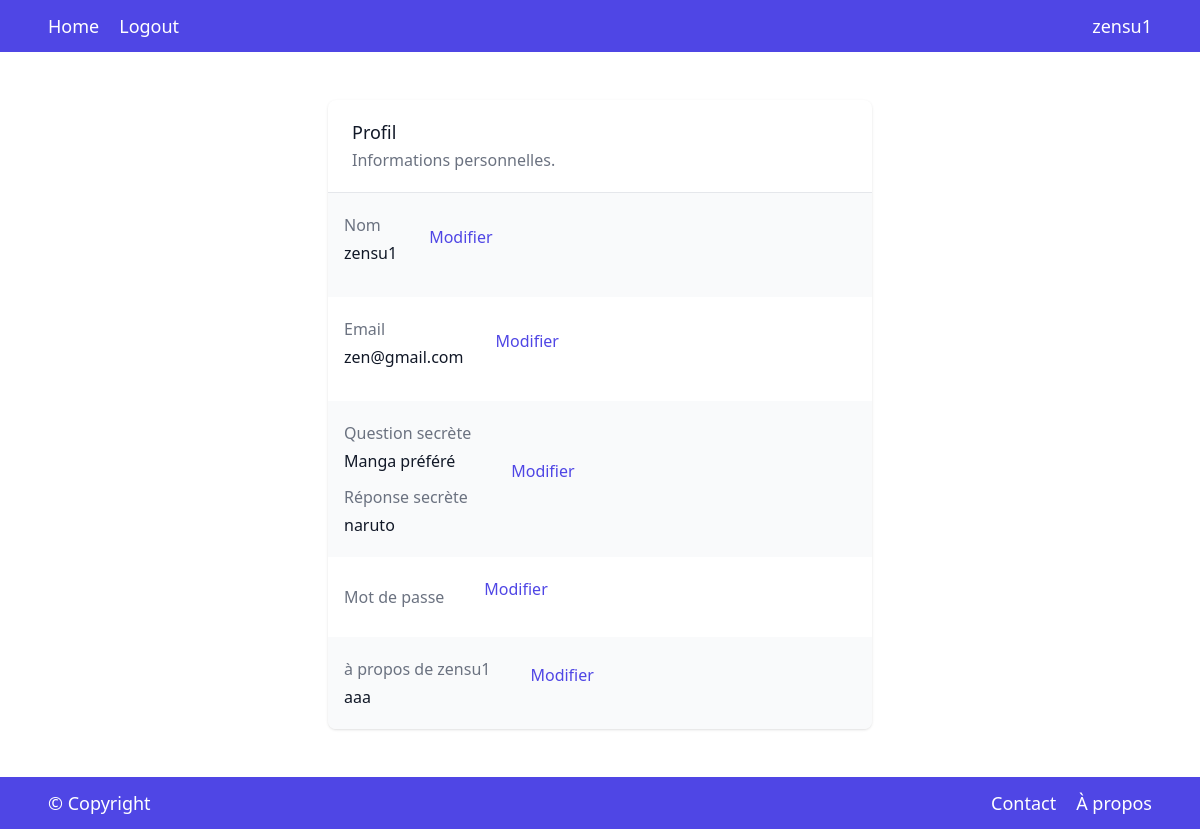
The app's page /profile (signed in) with its own data.
### website/models.py (models this page shows)
class User(db.Model, UserMixin):
    id = db.Column(db.Integer, primary_key=True)
    nom = db.Column(db.String(30))
    email = db.Column(db.String(50), unique=True)
    password = db.Column(db.String(150))
    secret_question = db.Column(db.String(150))
    secret_response = db.Column(db.String(150))
    user_description = db.Column(db.String(10000))
    notes = db.relationship('Note')

### website/auth.py (the view)
@auth.route("/profile")
@login_required
def profile():
    return render_template("profile.html", user=current_user)

### website/__init__.py (called while the page is built)
def create_app():
    app = Flask(__name__)
    app.config["SECRET_KEY"] = "M@y!2o22"
    from .views import views
    from .auth import auth
    app.register_blueprint(views)
    app.register_blueprint(auth)
    app.config["SQLALCHEMY_DATABASE_URI"] = f"sqlite:///{DB_NAME}"
    app.config["SQLALCHEMY_TRACK_MODIFICATIONS"] = True
    db.init_app(app)
    create_database(app)
    from .models import User
    login_manager = LoginManager()
    login_manager.login_view = 'auth.login'
    login_manager.init_app(app)
    @login_manager.user_loader
    def load_user(id):
        return User.query.get(int(id))
    return app

### website/templates/profile.html
{% extends "base.html" %} {% block title %} Profile {% endblock %} {% block
content %}
<div class="bg-white shadow overflow-hidden rounded-lg my-12 mx-60">
    <div class="py-5 px-6">
        <h3 class="text-lg leading-6 font-medium text-gray-900">Profil</h3>
        <p class="mt-1 max-w-2xl text-gray-500">Informations personnelles.</p>
    </div>
    <div class="border-t border-gray-200">
        <dl>
            <div class="flex items-center gap-4 bg-gray-50 px-4 py-5">
                <div>
                    <dt class="font-medium text-gray-500">Nom</dt>
                    <dd class="mt-1 mb-3 text-gray-900 mt-0 col-span-2">{{ user.nom }}</dd>
                </div>
                <dd class="mb-4"><a class="col-span-3 px-4 py-5 font-medium text-indigo-600 hover:text-indigo-500"
                                    href="/change_profile/nom">Modifier</a></dd>
            </div>
            <div class="flex items-center gap-4 bg-white px-4 py-5">
                <div>
                    <dt class="font-medium text-gray-500">Email</dt>
                    <dd class="mt-1 mb-3 text-gray-900 mt-0 col-span-2">{{ user.email }}</dd>
                </div>
                <dd class="mb-4"><a class="col-span-3 px-4 py-5 font-medium text-indigo-600 hover:text-indigo-500"
                                    href="/change_profile/email">Modifier<a/></dd>
            </div>
            <div class="flex items-center gap-4 bg-gray-50 px-4 py-5">
                <div>
                    <dt class="font-medium text-gray-500">Question secrète</dt>
                    <dd class="mt-1 mb-3 text-gray-900 mt-0 col-span-2">{{ user.secret_question }}</dd>
                    <dt class="font-medium text-gray-500">Réponse secrète</dt>
                    <dd class="mt-1 text-gray-900 mt-0 col-span-2">{{ user.secret_response }}</dd>
                </div>
                <dd class="mb-4"><a class="col-span-3 px-4 py-5 px-6 font-medium text-indigo-600 hover:text-indigo-500"
                                    href="/change_profile/secret_question">Modifier<a/></dd>
            </div>
            <div class="flex items-center gap-4 bg-white px-4 py-5">
                <div>
                    <dt class=" font-medium text-gray-500">Mot de passe</dt>
                </div>
                <dd class="mb-4"><a class="col-span-3 px-4 py-5 px-6 font-medium text-indigo-600 hover:text-indigo-500"
                                    href="/change_profile/password">Modifier<a/></dd>
            </div>
            <div class="flex items-center gap-4 bg-gray-50 px-4 py-5">
                <div>
                    <dt class=" font-medium text-gray-500">à propos de {{ user.nom }}</dt>
                    <dd class="mt-1  text-gray-900 mt-0 col-span-2">{{ user.user_description }}</dd>
                </div>
                <dd class="mb-4"><a class="col-span-3 px-4 py-5 px-6 font-medium text-indigo-600 hover:text-indigo-500"
                                    href="/change_profile/user_description">Modifier<a/></dd>
            </div>
        </dl>
    </div>
</div>
{% endblock %}

### website/templates/base.html (shortened to what this page needs)
<!DOCTYPE html>
<html lang="en">
<head>
    <script src="https://cdn.tailwindcss.com"></script>
</head>
<body>
<nav class="bg-indigo-600 px-12 py-3 flex text-lg">
    <div class="flex flex-grow gap-5">
        {% if user.is_authenticated %}
            <a href="/" class="text-white hover:text-green-500">Home</a>
            <a href="/logout" class="text-white hover:text-green-500">Logout</a>
        {% else %}
            <a href="/login" class="text-white hover:text-green-500">Login</a>
            <a href="/signup" class="text-white hover:text-green-500">Sign up</a>
        {% endif %}
    </div>
    <div
            class="text-white transition ease-in delay-75 hover:uppercase hover:font-bold hover:text-orange-500 duration-200"
    >
        <a href="/profile"><span>{{ current_user.nom }}</span></a>
    </div>
</nav>
<div class="container mx-auto">{% block content %} {% endblock %}</div>
{% if user.is_authenticated %}
<footer class="justify-center bg-indigo-600 px-12 py-3 flex text-lg">
    <div class="flex flex-grow">
        <a
                href="https://www.aflokkat.com/"
                class="text-white hover:text-green-500"
                target="_blank"
        >© Copyright</a
        >
    </div>
    <nav class="flex gap-5">
        <a href="/contact" class="text-white hover:text-green-500">Contact</a>
        <a href="/apropos" class="text-white hover:text-green-500">À propos</a>
    </nav>
</footer>
{% endif %}
</body>
</html>

### records on screen
User: nom "zensu1", email "zen@gmail.com", secret_question "Manga préféré", secret_response "naruto", user_description "aaa"
